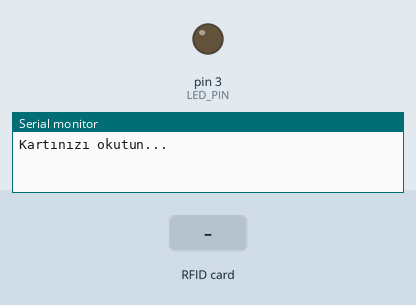
Recording of a sketch running on a simulated Arduino Uno, built with avr-gcc and run on an emulated ATmega328P. Shown: output pins drawn as LEDs (lit = HIGH), the last lines printed to the serial monitor. Dashed ring = blinking. Inputs (shaded band) come from the test bench. Pins used as bus, display or sensor lines are not drawn.

Above: at 1.2 s.
1.3 s: RFID card 5E 7A 19 C4 held to the reader
At 1.4 s:
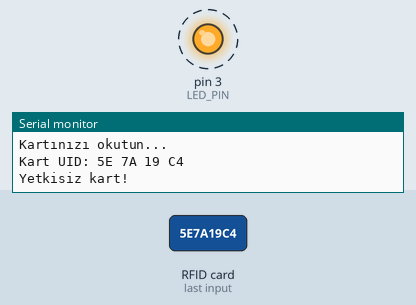
4.3 s: RFID card A7 A0 AB 02 held to the reader
At 4.6 s:
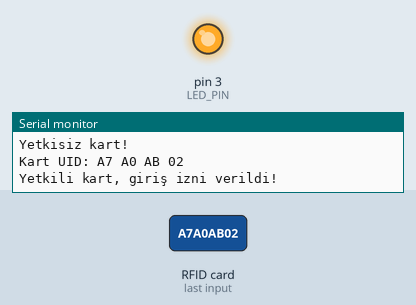
Timing chart, 0 to 7.3 s (numbered marks = the images above; inputs shaded):
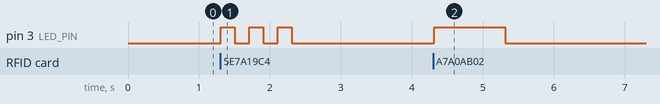

The sketch:

RFID_Oku.ino
```cpp
#include <SPI.h>
#include <MFRC522.h>

#define RST_PIN 9
#define SS_PIN 10
#define LED_PIN 3

MFRC522 mfrc522(SS_PIN, RST_PIN);

// String yetkiliKart = "04 A2 5B 1F 3C 72 80"; // kendi kart UID'inle değiştir
String yetkiliKart = "A7 A0 AB 02"; // kendi kart UID'inle değiştir

void setup() {
  Serial.begin(9600);
  SPI.begin();
  mfrc522.PCD_Init();
  pinMode(LED_PIN, OUTPUT);
  Serial.println("Kartınızı okutun...");
}

void loop() {
  if (!mfrc522.PICC_IsNewCardPresent()) return;
  if (!mfrc522.PICC_ReadCardSerial()) return;

  String uid = "";
  for (byte i = 0; i < mfrc522.uid.size; i++) {
    uid += String(mfrc522.uid.uidByte[i] < 0x10 ? "0" : "");
    uid += String(mfrc522.uid.uidByte[i], HEX);
    if (i != mfrc522.uid.size - 1) uid += " ";
  }
  uid.toUpperCase();
  Serial.println("Kart UID: " + uid);

  if (uid == yetkiliKart) {
    digitalWrite(LED_PIN, HIGH);
    Serial.println("Yetkili kart, giriş izni verildi!");
    delay(1000);
    digitalWrite(LED_PIN, LOW);
  } else {
    Serial.println("Yetkisiz kart!");
    for (int i = 0; i < 3; i++) {
      digitalWrite(LED_PIN, HIGH);
      delay(200);
      digitalWrite(LED_PIN, LOW);
      delay(200);
    }
  }
}
```

Measured:
- after the input at 1.3 s, pin 3 (LED_PIN): alternates HIGH for 0.20 s and LOW for 0.20 s, 6 changes in all, then stays LOW, starting at once
- after the input at 4.3 s, pin 3 (LED_PIN): LOW → HIGH at once, → LOW 1.0 s later
